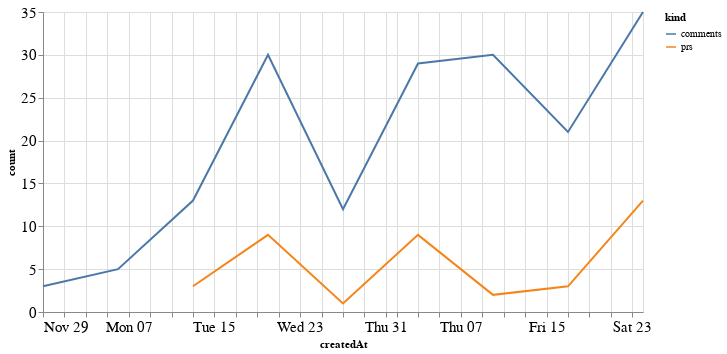

Source (notebook cell):
### Code cell
alt.Chart(total_time, width=600).mark_line().encode(
    x='createdAt',
    y='count',
    color='kind'
)

### Figure 1 — Vega-Lite specification as saved in the notebook (floating-point values rounded to 4 significant figures)
{"config": {"axisLeft": {"labelFontSize": 15}, "axisBottom": {"labelFontSize": 15}}, "data": {"name": "data-ca792f0f1ad47c6720b6cb9762bd432b"}, "mark": "line", "encoding": {"color": {"type": "nominal", "field": "kind"}, "x": {"type": "temporal", "field": "createdAt"}, "y": {"type": "quantitative", "field": "count"}}, "width": 600, "$schema": "https://vega.github.io/schema/vega-lite/v4.8.1.json", "datasets": {"data-ca792f0f1ad47c6720b6cb9762bd432b": [{"createdAt": "2020-12-13T00:00:00", "kind": "prs", "count": 3.0}, {"createdAt": "2020-12-20T00:00:00", "kind": "prs", "count": 9.0}, {"createdAt": "2020-12-27T00:00:00", "kind": "prs", "count": 1.0}, {"createdAt": "2021-01-03T00:00:00", "kind": "prs", "count": 9.0}, {"createdAt": "2021-01-10T00:00:00", "kind": "prs", "count": 2.0}, {"createdAt": "2021-01-17T00:00:00", "kind": "prs", "count": 3.0}, {"createdAt": "2021-01-24T00:00:00", "kind": "prs", "count": 13.0}, {"createdAt": "2020-11-29T00:00:00", "kind": "prs", "count": null}, {"createdAt": "2020-12-06T00:00:00", "kind": "prs", "count": null}, {"createdAt": "2020-12-13T00:00:00", "kind": "comments", "count": 13.0}, {"createdAt": "2020-12-20T00:00:00", "kind": "comments", "count": 30.0}, {"createdAt": "2020-12-27T00:00:00", "kind": "comments", "count": 12.0}, {"createdAt": "2021-01-03T00:00:00", "kind": "comments", "count": 29.0}, {"createdAt": "2021-01-10T00:00:00", "kind": "comments", "count": 30.0}, {"createdAt": "2021-01-17T00:00:00", "kind": "comments", "count": 21.0}, {"createdAt": "2021-01-24T00:00:00", "kind": "comments", "count": 35.0}, {"createdAt": "2020-11-29T00:00:00", "kind": "comments", "count": 3.0}, {"createdAt": "2020-12-06T00:00:00", "kind": "comments", "count": 5.0}]}}
